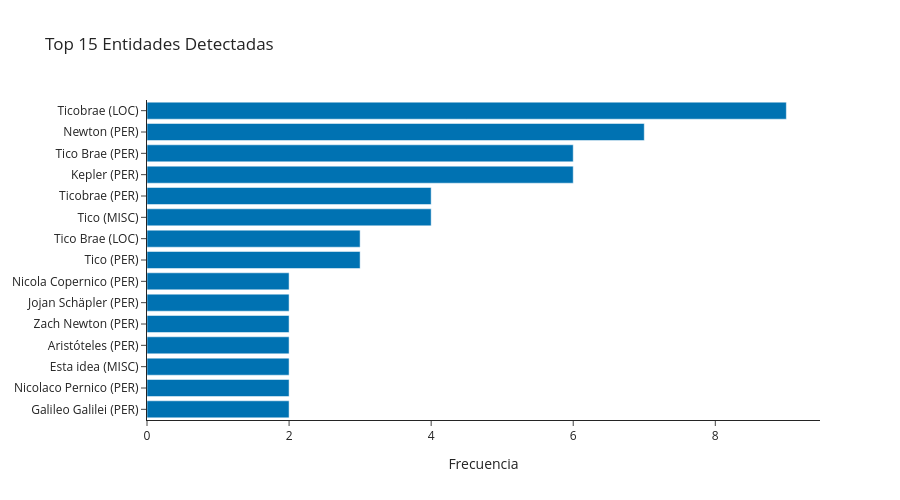

Notebook code for this chart:
### Code cell
# 1. Extraemos los datos necesarios usando el objeto 'analizador' que creaste antes
entidades = analizador.extraer_entidades()
palabras_clave = analizador.extraer_palabras_clave(15) # Pedimos las 15 principales

# 2. Generamos y mostramos la visualización de Origen (Seaborn)
print("Generando gráfico de orígenes...")
fig_origen = visualizar_origen(df_corpus)
plt.show() 

# 3. Generamos y mostramos el Lollipop Chart (Matplotlib/Seaborn)
print("Generando gráfico de palabras clave...")
fig_lollipop = visualizar_palabras_clave_lollipop(palabras_clave)
plt.show()

# 4. Generamos y mostramos el panel interactivo (Plotly)
print("Generando gráfico interactivo de entidades...")
fig_entidades = visualizar_entidades_plotly(entidades)
fig_entidades.show()

### Figure 1 — Plotly figure (JSON) as saved in the notebook; plotly's stock layout.template omitted (floating-point values rounded to 4 significant figures)
{"data": [{"marker": {"color": "#0072B2"}, "orientation": "h", "type": "bar", "x": [9, 7, 6, 6, 4, 4, 3, 3, 2, 2, 2, 2, 2, 2, 2], "y": ["Ticobrae (LOC)", "Newton (PER)", "Tico Brae (PER)", "Kepler (PER)", "Ticobrae (PER)", "Tico (MISC)", "Tico Brae (LOC)", "Tico (PER)", "Nicola Copernico (PER)", "Jojan Schäpler (PER)", "Zach Newton (PER)", "Aristóteles (PER)", "Esta idea (MISC)", "Nicolaco Pernico (PER)", "Galileo Galilei (PER)"]}], "layout": {"height": 500, "title": {"text": "Top 15 Entidades Detectadas"}, "xaxis": {"title": {"text": "Frecuencia"}}, "yaxis": {"autorange": "reversed"}}}
